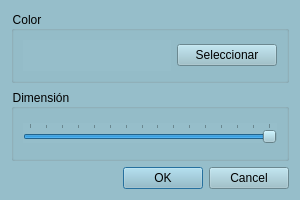
<?xml version="1.0" encoding="UTF-8"?>
<ui version="4.0">
 <class>Configuracion</class>
 <widget class="QDialog" name="Configuracion">
  <property name="geometry">
   <rect>
    <x>0</x>
    <y>0</y>
    <width>300</width>
    <height>200</height>
   </rect>
  </property>
  <property name="sizePolicy">
   <sizepolicy hsizetype="Fixed" vsizetype="Fixed">
    <horstretch>0</horstretch>
    <verstretch>0</verstretch>
   </sizepolicy>
  </property>
  <property name="windowTitle">
   <string>Dialog</string>
  </property>
  <property name="styleSheet">
   <string notr="true">background-color: rgb(150, 190, 202);</string>
  </property>
  <layout class="QVBoxLayout" name="verticalLayout">
   <item>
    <widget class="QGroupBox" name="groupBox">
     <property name="title">
      <string>Color</string>
     </property>
     <layout class="QHBoxLayout" name="horizontalLayout">
      <item>
       <widget class="QWidget" name="wigetColor" native="true">
        <property name="minimumSize">
         <size>
          <width>50</width>
          <height>0</height>
         </size>
        </property>
        <property name="autoFillBackground">
         <bool>false</bool>
        </property>
       </widget>
      </item>
      <item>
       <widget class="QPushButton" name="btnColor">
        <property name="maximumSize">
         <size>
          <width>100</width>
          <height>16777215</height>
         </size>
        </property>
        <property name="text">
         <string>Seleccionar</string>
        </property>
       </widget>
      </item>
     </layout>
    </widget>
   </item>
   <item>
    <widget class="QGroupBox" name="groupBox_2">
     <property name="title">
      <string>Dimensión</string>
     </property>
     <layout class="QHBoxLayout" name="horizontalLayout_2">
      <item>
       <widget class="QSlider" name="inDimension">
        <property name="minimum">
         <number>50</number>
        </property>
        <property name="maximum">
         <number>200</number>
        </property>
        <property name="pageStep">
         <number>10</number>
        </property>
        <property name="value">
         <number>200</number>
        </property>
        <property name="orientation">
         <enum>Qt::Horizontal</enum>
        </property>
        <property name="tickPosition">
         <enum>QSlider::TicksAbove</enum>
        </property>
       </widget>
      </item>
     </layout>
    </widget>
   </item>
   <item>
    <widget class="QDialogButtonBox" name="buttonBox">
     <property name="orientation">
      <enum>Qt::Horizontal</enum>
     </property>
     <property name="standardButtons">
      <set>QDialogButtonBox::Cancel|QDialogButtonBox::Ok</set>
     </property>
    </widget>
   </item>
  </layout>
 </widget>
 <resources/>
 <connections>
  <connection>
   <sender>buttonBox</sender>
   <signal>accepted()</signal>
   <receiver>Configuracion</receiver>
   <slot>accept()</slot>
   <hints>
    <hint type="sourcelabel">
     <x>248</x>
     <y>254</y>
    </hint>
    <hint type="destinationlabel">
     <x>157</x>
     <y>274</y>
    </hint>
   </hints>
  </connection>
  <connection>
   <sender>buttonBox</sender>
   <signal>rejected()</signal>
   <receiver>Configuracion</receiver>
   <slot>reject()</slot>
   <hints>
    <hint type="sourcelabel">
     <x>316</x>
     <y>260</y>
    </hint>
    <hint type="destinationlabel">
     <x>286</x>
     <y>274</y>
    </hint>
   </hints>
  </connection>
 </connections>
</ui>
